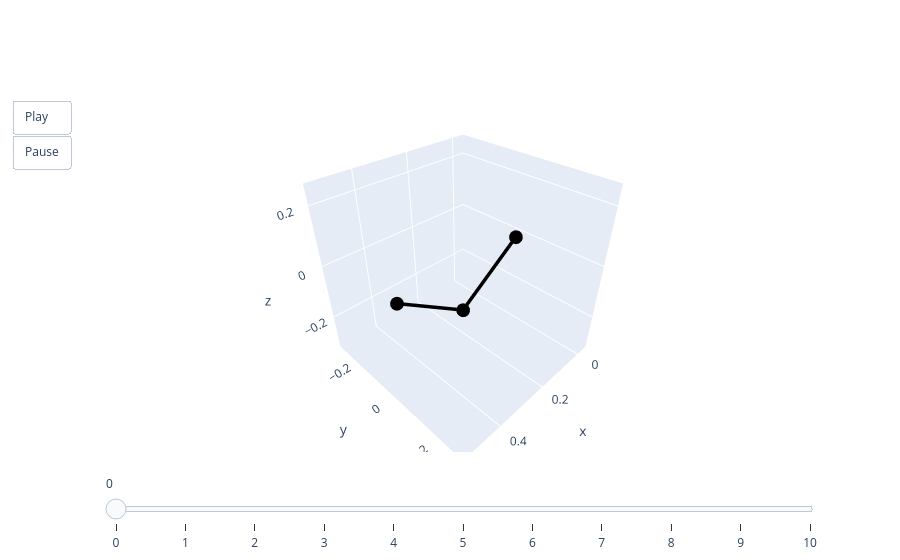

The code cell stored with this chart in its notebook:
### Code cell
animate(valid.qs[0])

### Figure 1 — Plotly figure (JSON) as saved in the notebook; plotly's stock layout.template omitted (floating-point values rounded to 4 significant figures)
{"data": [{"line": {"color": "black", "width": 7}, "mode": "lines+markers", "type": "scatter3d", "x": [0, 0.25, 0.5], "y": [0, 3.617e-12, 0], "z": [0, -0.1699, 0]}], "layout": {"scene": {"aspectmode": "cube", "xaxis": {"autorange": false, "range": [-0.05, 0.55]}, "yaxis": {"autorange": false, "range": [-0.3001, 0.2999]}, "zaxis": {"autorange": false, "range": [-0.335, 0.265]}}, "sliders": [{"steps": [{"args": [["0"], {"frame": {"duration": 0, "redraw": true}, "mode": "immediate"}], "label": "0", "method": "animate"}, {"args": [["1"], {"frame": {"duration": 0, "redraw": true}, "mode": "immediate"}], "label": "1", "method": "animate"}, {"args": [["2"], {"frame": {"duration": 0, "redraw": true}, "mode": "immediate"}], "label": "2", "method": "animate"}, {"args": [["3"], {"frame": {"duration": 0, "redraw": true}, "mode": "immediate"}], "label": "3", "method": "animate"}, {"args": [["4"], {"frame": {"duration": 0, "redraw": true}, "mode": "immediate"}], "label": "4", "method": "animate"}, {"args": [["5"], {"frame": {"duration": 0, "redraw": true}, "mode": "immediate"}], "label": "5", "method": "animate"}, {"args": [["6"], {"frame": {"duration": 0, "redraw": true}, "mode": "immediate"}], "label": "6", "method": "animate"}, {"args": [["7"], {"frame": {"duration": 0, "redraw": true}, "mode": "immediate"}], "label": "7", "method": "animate"}, {"args": [["8"], {"frame": {"duration": 0, "redraw": true}, "mode": "immediate"}], "label": "8", "method": "animate"}, {"args": [["9"], {"frame": {"duration": 0, "redraw": true}, "mode": "immediate"}], "label": "9", "method": "animate"}, {"args": [["10"], {"frame": {"duration": 0, "redraw": true}, "mode": "immediate"}], "label": "10", "method": "animate"}]}], "updatemenus": [{"buttons": [{"args": [null, {"frame": {"duration": 50, "redraw": true}, "fromcurrent": true}], "label": "Play", "method": "animate"}, {"args": [[null], {"frame": {"duration": 0, "redraw": true}, "mode": "immediate"}], "label": "Pause", "method": "animate"}], "showactive": false, "type": "buttons"}]}}
